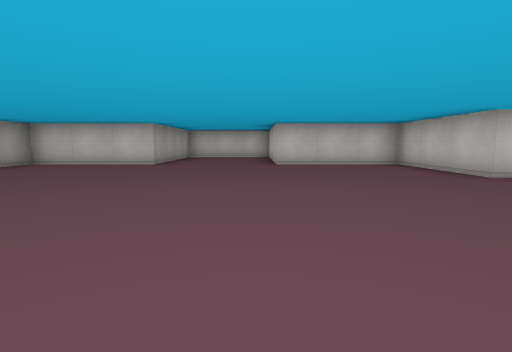
View 1 (above)

14 first-person views from a walk through a cub3D maze. The camera is about half as high as the walls, tilts 6° down and sees 80° across. The floor is counted in squares. Each view is taken from the middle of a square. On the plan, view 1 faces up. The plan holds only what a view shows up to about 9 squares ahead; the rest is blank.

View 2
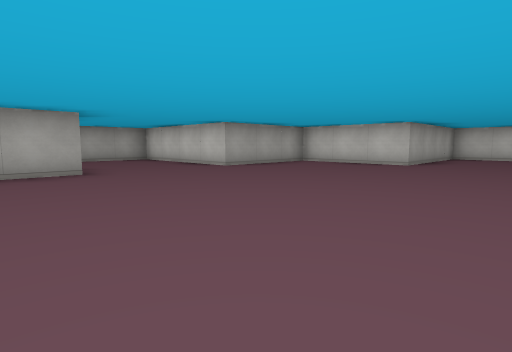

View 3
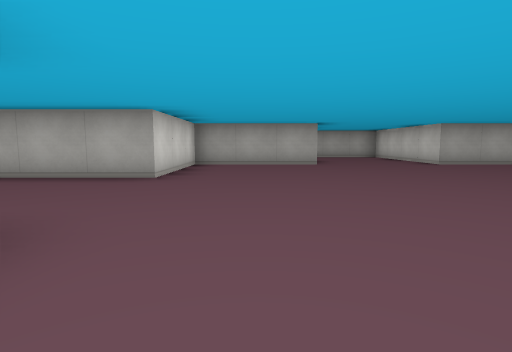

View 4
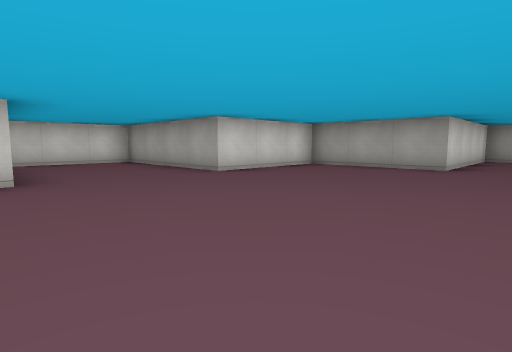

View 5
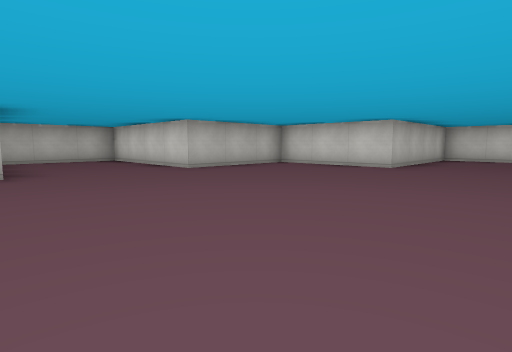

View 6
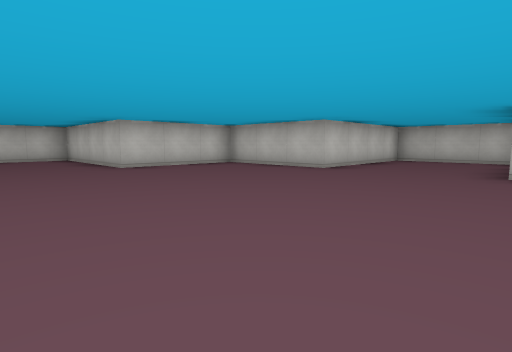

View 7
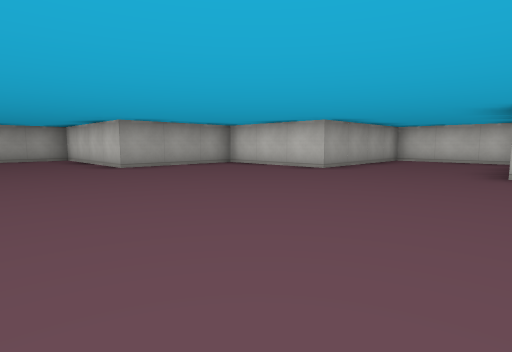

View 8
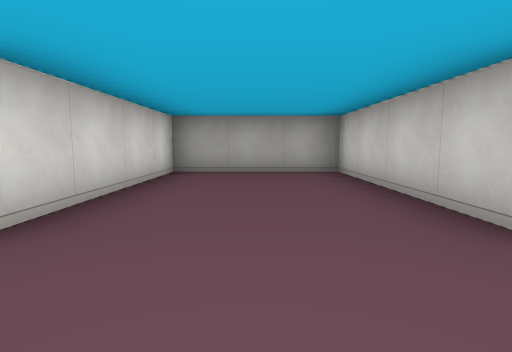

View 9
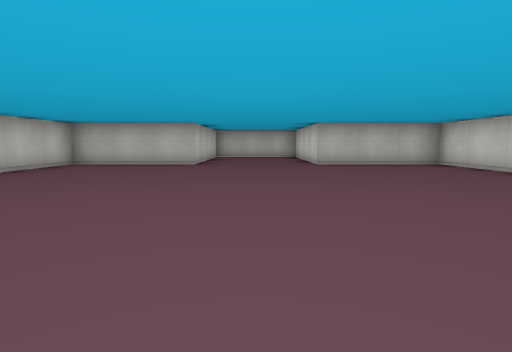

View 10
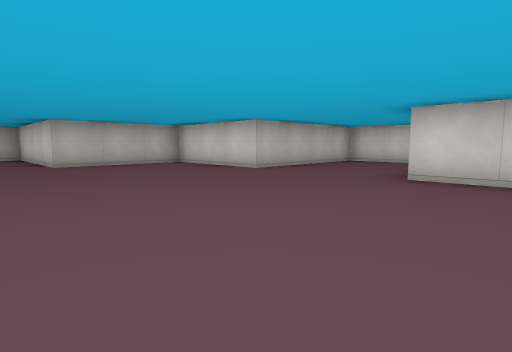

View 11
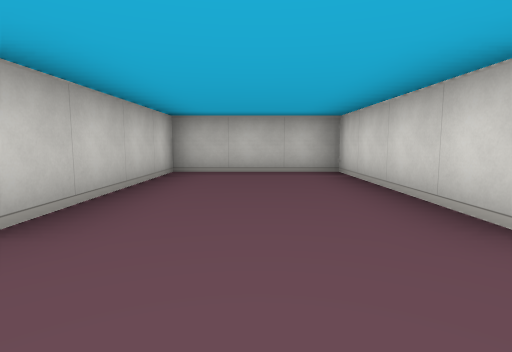

View 12
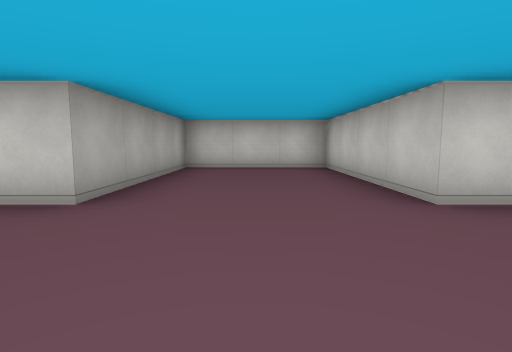

View 13
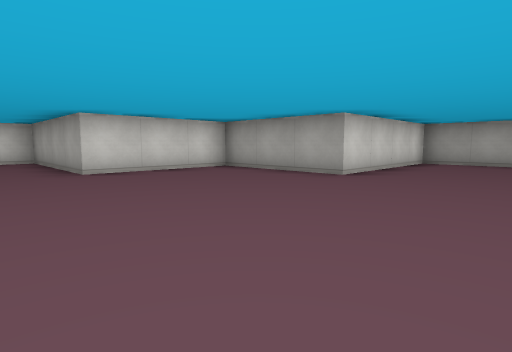

View 14
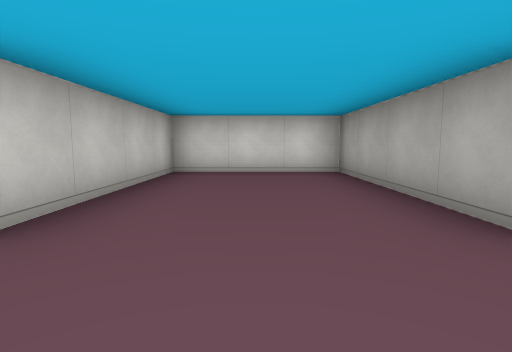

### Floor plan
Points are (right, up) in squares from view 1. A wall is a line through its corners. A room is listed if a view was taken in it or the views show most of it. See-through windows are left out.
Room 1 (views 1, 2, 3, 4, 5, 6, 7, 8, 9, 10, 11, 12, 13, 14)
walls: (-5.5, 1.5) (-5.5, -1.5) (-2.5, -1.5) (-2.5, -5.5) (0.5, -5.5) (0.5, -1.5) (3.5, -1.5) (3.5, 1.5) (7.5, 1.5) (7.5, 4.5) (3.5, 4.5) (3.5, 7.5) (0.5, 7.5) (0.5, 11.5) (-2.5, 11.5) (-2.5, 7.5) (-5.5, 7.5) (-5.5, 4.5) (-9.5, 4.5) (-9.5, 1.5) (-5.5, 1.5)

Where each view was taken, in squares from view 1:
view 1: 0 up, 0 right, facing up
view 2: 0 up, 0 right, facing up-left
view 3: 0 up, 2 right, facing left
view 4: 3 up, 1 right, facing down-left
view 5: 5 up, 2 left, facing down-right
view 6: 1 up, 2 left, facing up-right
view 7: 2 up, 1 right, facing up-left
view 8: 3 up, 4 left, facing left
view 9: 3 up, 4 left, facing right
view 10: 3 up, 4 left, facing down-right
view 11: 3 up, 2 right, facing right
view 12: 5 up, 1 left, facing up
view 13: 4 up, 1 left, facing down-left
view 14: 0 up, 1 left, facing down
